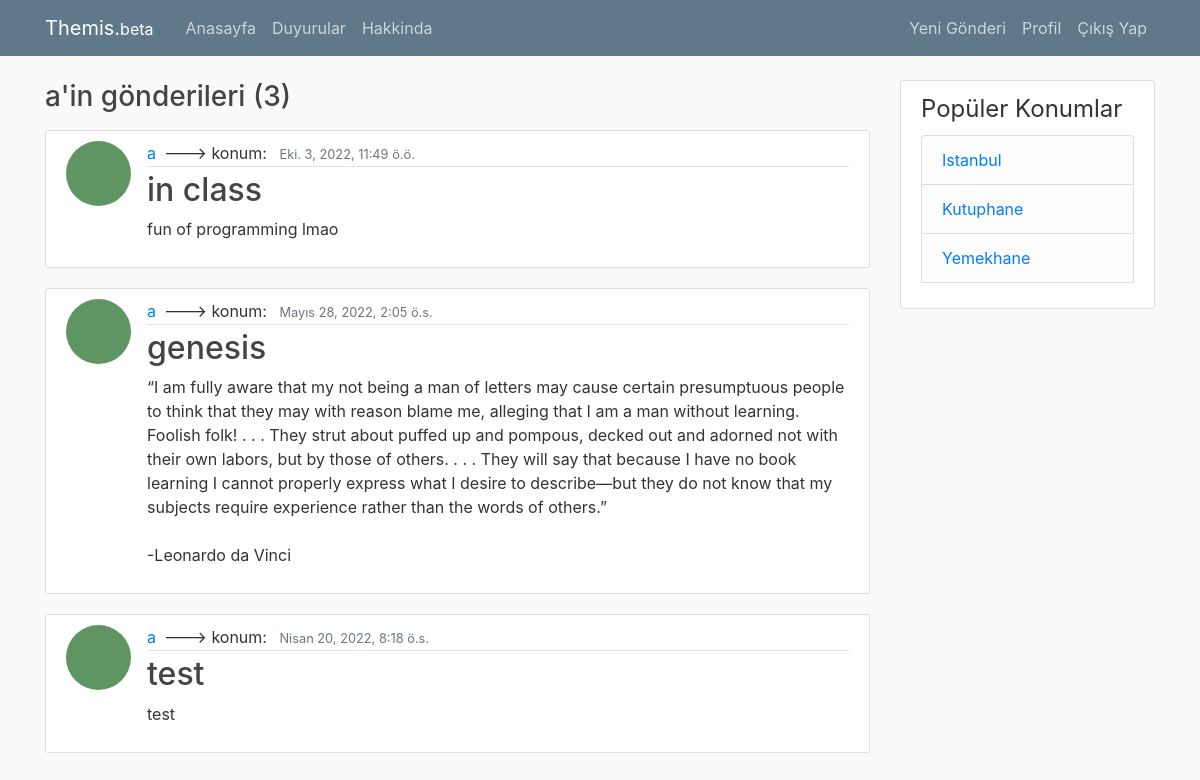
The page /user/a (signed in) on the database its author committed.
### blog/models.py (models this page shows, shortened)
class Post(models.Model):
    title = models.CharField(max_length=100)
    content = models.TextField(default="")
    date_posted = models.DateTimeField(default=timezone.now)
    author = models.ForeignKey(User, on_delete=models.CASCADE)  #if is deleted than delete their posts
    location = models.CharField(max_length=100, default="")
    tags = TaggableManager()
    likes = models.ManyToManyField(User, related_name='blog_posts')
    mood = models.CharField(max_length=20, default="")

### users/models.py (models this page shows, shortened)
class Profile(models.Model):
	user = models.OneToOneField(User, on_delete=models.CASCADE) #with user modele have a one to one relationship--- İF USER DELETED DELETE THE PROFILE
	image = models.ImageField(default='default.jpg', upload_to='profile-pics')

### blog/views.py (the view)
# urls.py: path('user/<str:username>', UserPostListView.as_view(), name="user-posts"),
class UserPostListView(ListView):
	model = Post
	template_name = 'blog/user_posts.html'
	context_object_name = 'posts'
	paginate_by = 199
	def get_queryset(self):
		user = get_object_or_404(User, username=self.kwargs.get('username'))
		return Post.objects.filter(author = user).order_by('-date_posted')

### blog/templates/blog/user_posts.html
{% extends "blog/base.html" %}
{% block content%}
	<h3 class="mb-3"> {{ view.kwargs.username }}'in gönderileri ({{page_obj.paginator.count}}) </h3>
	{% for post in posts %}
		<article class="media content-section">
		  <img class='rounded-circle article-img' src="{{ post.author.profile.image.url }}">
		  <div class="media-body">
		    <div class="article-metadata">
		      <a class="mr-2" href="{% url 'user-posts' post.author.username %}">{{ post.author }}</a>--->
		      konum: <a class="mr-2" href="#">{{ post.location }}</a>
		      <small class="text-muted">{{ post.date_posted}}</small>
		    </div>
		    <h2><a class="article-title" href="{% url 'post-detail' post.id %}">{{ post.title }}</a></h2>
		    <p class="article-content">{{ post.content }}</p>
		  </div>
		</article>
	{% endfor %}
{% endblock content %}

### blog/static/blog/main.css (style rules this page uses)
body { background: #fafafa; color: #333333; margin-top: 5rem; }
h1, h2, h3, h4, h5, h6 { color: #444444; }
.content-section { background: #ffffff; padding: 10px 20px; border: 1px solid #dddddd; border-radius: 3px; margin-bottom: 20px; }
.article-title { color: #444444; }
.article-content { white-space: pre-line; }
.article-img { height: 65px; width: 65px; margin-right: 16px; }
.article-metadata { padding-bottom: 1px; margin-bottom: 4px; border-bottom: 1px solid #e3e3e3 }

### rows shown on the page
Post: author.profile.image (placeholder picture), author "a", date_posted "Eki. 3, 2022, 11:49 ö.ö.", title "in class", content "fun of programming lmao"
Post: author.profile.image (placeholder picture), author "a", date_posted "Mayıs 28, 2022, 2:05 ö.s.", title "genesis", content "“I am fully aware that my not being a man of letters may cause certain presumptuous people to think that they may with reason blame me, alleging that I am a man without learning. Foolish folk! . . . They strut about puffed up and pompous, decked out and adorned not with their own labors, but by those of others. . . . They will say that because I have no book learning I cannot properly express what I desire to describe—but they do not know that my subjects require experience rather than the words of others.” -Leonardo da Vinci"
Post: author.profile.image (placeholder picture), author "a", date_posted "Nisan 20, 2022, 8:18 ö.s.", title "test", content "test"

### other values the page prints
{{ view.kwargs.username }} "a"
{{ page_obj.paginator.count }} "3"
